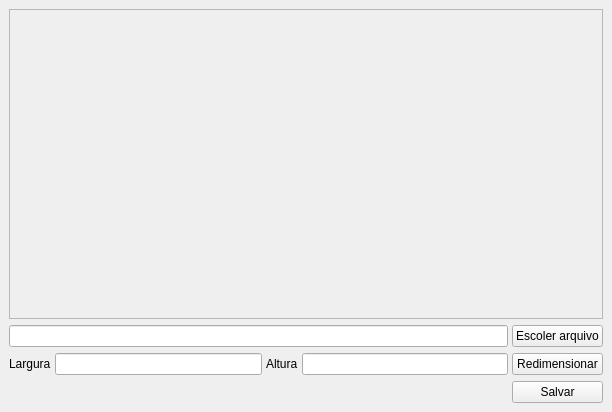
<?xml version="1.0" encoding="UTF-8"?>
<ui version="4.0">
 <class>MainWindow</class>
 <widget class="QMainWindow" name="MainWindow">
  <property name="geometry">
   <rect>
    <x>0</x>
    <y>0</y>
    <width>612</width>
    <height>412</height>
   </rect>
  </property>
  <property name="windowTitle">
   <string>Redimensionador</string>
  </property>
  <widget class="QWidget" name="redimen">
   <property name="whatsThis">
    <string>&lt;html&gt;&lt;head/&gt;&lt;body&gt;&lt;p&gt;&lt;br/&gt;&lt;/p&gt;&lt;/body&gt;&lt;/html&gt;</string>
   </property>
   <property name="accessibleName">
    <string>&lt;html&gt;&lt;head/&gt;&lt;body&gt;&lt;p&gt;mainwq&lt;/p&gt;&lt;/body&gt;&lt;/html&gt;</string>
   </property>
   <layout class="QGridLayout" name="gridLayout">
    <property name="horizontalSpacing">
     <number>4</number>
    </property>
    <item row="2" column="3">
     <widget class="QLineEdit" name="inputAltura"/>
    </item>
    <item row="2" column="0">
     <widget class="QLabel" name="label">
      <property name="text">
       <string>Largura</string>
      </property>
     </widget>
    </item>
    <item row="2" column="2">
     <widget class="QLabel" name="label_2">
      <property name="text">
       <string>Altura</string>
      </property>
     </widget>
    </item>
    <item row="2" column="1">
     <widget class="QLineEdit" name="inputLargura"/>
    </item>
    <item row="2" column="4">
     <widget class="QPushButton" name="btnRedimensionar">
      <property name="text">
       <string>Redimensionar</string>
      </property>
     </widget>
    </item>
    <item row="0" column="0" colspan="5">
     <widget class="QScrollArea" name="scrollArea">
      <property name="widgetResizable">
       <bool>true</bool>
      </property>
      <widget class="QWidget" name="scrollAreaWidgetContents">
       <property name="geometry">
        <rect>
         <x>0</x>
         <y>0</y>
         <width>586</width>
         <height>282</height>
        </rect>
       </property>
       <layout class="QGridLayout" name="gridLayout_2">
        <item row="0" column="0">
         <widget class="QLabel" name="labelimg">
          <property name="text">
           <string/>
          </property>
         </widget>
        </item>
       </layout>
      </widget>
     </widget>
    </item>
    <item row="1" column="4">
     <widget class="QPushButton" name="btnEscolherArquivo">
      <property name="text">
       <string>Escoler arquivo</string>
      </property>
     </widget>
    </item>
    <item row="1" column="0" colspan="4">
     <widget class="QLineEdit" name="inputAbrirArquivo"/>
    </item>
    <item row="3" column="4">
     <widget class="QPushButton" name="btnSalvar">
      <property name="text">
       <string>Salvar</string>
      </property>
     </widget>
    </item>
   </layout>
  </widget>
 </widget>
 <resources/>
 <connections/>
</ui>
